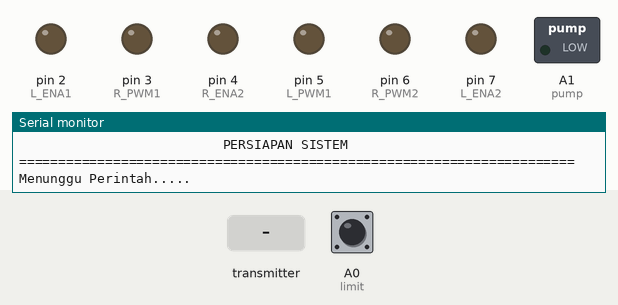
Bench run of a sketch on a simulated Arduino Uno, built with avr-gcc and run on an emulated ATmega328P. Parts: switched loads named in the sketch (green lamp = pin HIGH), output pins drawn as LEDs (lit = HIGH), the last lines printed to the serial monitor. Dashed ring = blinking. The test bench sets the inputs (shaded band); at power-on: A0 (limit) HIGH. No radio packets arrive unless stated; pins used as bus, display or sensor lines are not drawn.

Above: at 3.3 s.
3.4 s: A0 (limit) driven LOW
At 3.8 s:
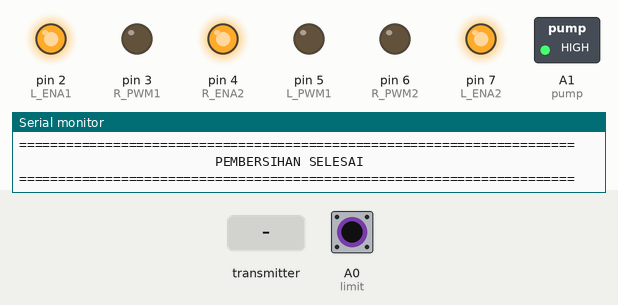
4.9 s: A0 (limit) driven HIGH
At 6.1 s:
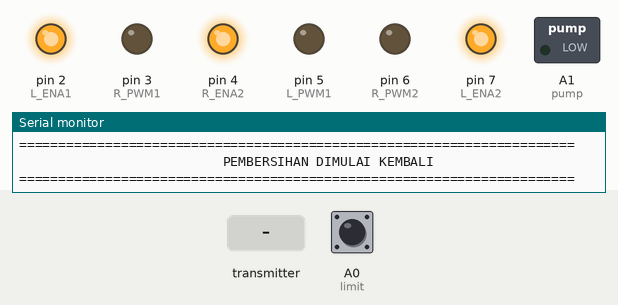
6.4 s: the transmitter starts sending pesan.0 = 0
At 7.3 s:
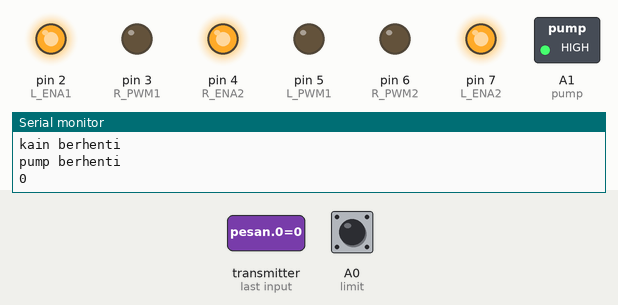
10.9 s: A0 (limit) pulsed LOW 5 times (0.12 s each, 0.3 s apart)
At 11.98 s:
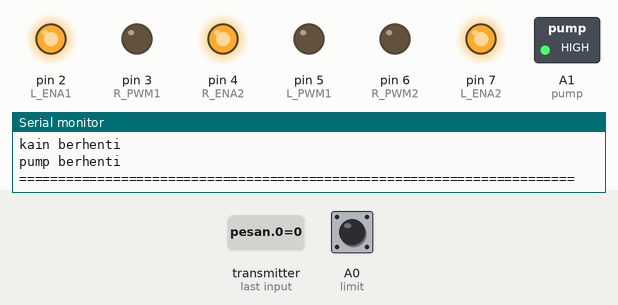
Timing chart, 0 to 14.2 s (numbered marks = the images above; inputs shaded):
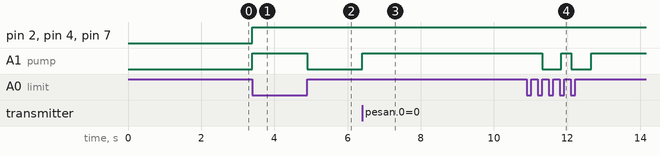

The sketch:

RECEIVER.ino
```cpp
#include <SPI.h>
#include <nRF24L01.h>
#include <RF24.h>

int pesan[1];
int pesanSebelumnya, pesanSekarang;
RF24 radio(9, 10);
const uint64_t pipe = 0xE8E8F0F0E1LL;

int R_PWM1 = 3;
int L_PWM1 = 5;
int R_ENA1 = 1;
int L_ENA1 = 2;

int R_PWM2 = 6;
int L_PWM2 = 9;
int R_ENA2 = 4;
int L_ENA2 = 7;

#define limit A0
#define pump A1
void setup() {
  Serial.begin(9600);
  radio.begin();
  radio.openReadingPipe(1, pipe);
  radio.startListening();

  pinMode(R_PWM1, OUTPUT);
  pinMode(L_PWM1, OUTPUT);
  pinMode(R_ENA1, OUTPUT);
  pinMode(L_ENA1, OUTPUT);

  pinMode(R_PWM2, OUTPUT);
  pinMode(L_PWM2, OUTPUT);
  pinMode(R_ENA2, OUTPUT);
  pinMode(L_ENA2, OUTPUT);

  pinMode(limit, INPUT_PULLUP);
  pinMode(pump, OUTPUT);


  Serial.println("=======================================================================");
  Serial.println("                          PERSIAPAN SISTEM                             ");
  Serial.println("=======================================================================");
  Serial.println("\n\n\n");

  Serial.println("Menunggu Perintah.....");

  delay(2000);
}

void loop() {
  if (digitalRead(limit) == LOW) {
    Serial.println("\n\n\n");
    stop_();
    Serial.println("roda berhenti");
    berhenti_putar();
    Serial.println("kain berhenti");
    digitalWrite(pump, HIGH);
    Serial.println("pump berhenti");
    Serial.println("\n\n\n");


    Serial.println("=======================================================================");
    Serial.println("                         PEMBERSIHAN SELESAI                           ");
    Serial.println("=======================================================================");
    Serial.println("\n\n\n");

    while (1) {
      if (radio.available()) {  //jika terbaca data di module
        bool selesai = false;
        while (!selesai) {
          selesai = radio.read(pesan, 1);
        }
      }

      if (digitalRead(limit) == HIGH) {
        putar(255);

        Serial.println("kain aktif kembali");
        digitalWrite(pump, LOW);
        Serial.println("pompa aktif kembali");
        delay(300);

        Serial.println("\n\n\n");
        Serial.println("=======================================================================");
        Serial.println("                          PEMBERSIHAN DIMULAI KEMBALI                             ");
        Serial.println("=======================================================================");
        Serial.println("\n\n\n");

        break;
      }
    }
  } else {
    if (radio.available()) {
      bool selesai = false;
      while (!selesai) {
        selesai = radio.read(pesan, 1);
        pesanSekarang = pesan[0];
        Serial.println(pesan[0]);
        if (pesan[0] == 1) {
          digitalWrite(pump, LOW);  //pump aktif
          Serial.println("pump aktif");
          delay(5000);

          putar(255);
          Serial.println("kain aktif");
          delay(5000);

          maju(255);
          Serial.println("Roda aktif");
          delay(5000);
        } else {
          Serial.println("\n");
          stop_();
          Serial.println("roda berhenti");
          berhenti_putar();
          Serial.println("kain berhenti");
          digitalWrite(pump, HIGH);
          Serial.println("pump berhenti");
          Serial.println("\n");
        }
      }
    }
  }
}
//----------------------------------------------------------------------------------//
void maju(int pwm) {
  digitalWrite(R_ENA1, HIGH);
  digitalWrite(L_ENA1, HIGH);
  analogWrite(L_PWM1, pwm);
  analogWrite(R_PWM1, 0);
}
void mundur(int pwm) {
  digitalWrite(R_ENA1, HIGH);
  digitalWrite(L_ENA1, HIGH);
  analogWrite(L_PWM1, 0);
  analogWrite(R_PWM1, pwm);
}
void stop_() {
  digitalWrite(R_ENA1, HIGH);
  digitalWrite(L_ENA1, HIGH);
  analogWrite(L_PWM1, 0);
  analogWrite(R_PWM1, 0);
}
//----------------------------------------------------------------------------------//
void putar(int pwm) {
  digitalWrite(R_ENA2, HIGH);
  digitalWrite(L_ENA2, HIGH);
  analogWrite(L_PWM2, pwm);
  analogWrite(R_PWM2, 0);
}
void berhenti_putar() {
  digitalWrite(R_ENA2, HIGH);
  digitalWrite(L_ENA2, HIGH);
  analogWrite(L_PWM2, 0);
  analogWrite(R_PWM2, 0);
}
```

Measured:
- after the input at 3.4 s, pin 2 (L_ENA1), pin 4 (R_ENA2), pin 7 (L_ENA2), A1 (pump): LOW → HIGH at once
- after the input at 4.9 s, A1 (pump): HIGH → LOW at once
- after the input at 6.4 s, A1 (pump): LOW → HIGH at once
- after the input at 10.9 s, A1 (pump): alternates HIGH for 0.27 s and LOW for 0.53 s, 4 changes in all, then stays HIGH, starting after 0.42 s
